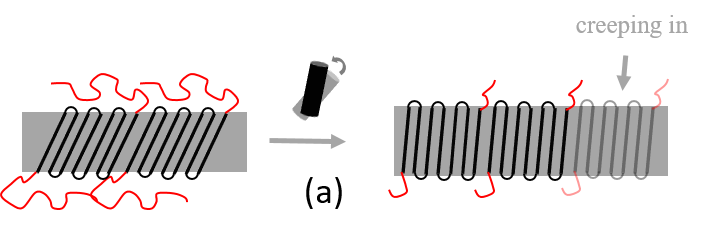
#> input picture docs/python/oldButImportant/figure/subfigures/folding1.png, 711 x 236 px
$ python addImage.py
#> lines starting #> are read from the running program, lines starting #| are printed output that depends on the picture
import matplotlib.pyplot as plt

im1 = plt.imread('subfigures/folding1.png')
#> im1 is the input picture: shape (236, 711, 4) float32; mean R, G, B, A 0.126, 0.108, 0.108, 0.227
im2 = plt.imread('subfigures/folding2.png')
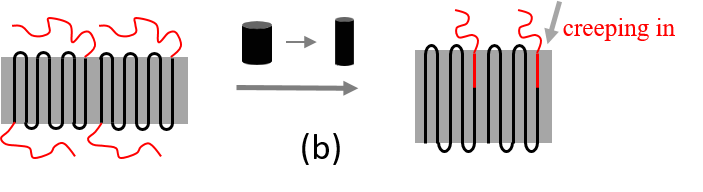
#> input picture docs/python/oldButImportant/figure/subfigures/folding2.png, 703 x 192 px
#> im2 is the input picture: shape (192, 703, 4) float32; mean R, G, B, A 0.124, 0.101, 0.101, 0.235

fig,ax=plt.subplots(2,1)

ax[0].imshow(im1)
ax[0].axis('off')
ax[0].text(0.1,0.1,'a',transform=ax[0].transAxes)
ax[1].imshow(im2)
ax[1].axis('off')
#plt.savefig('foldingall1.tif',dpi=300)


plt.show()
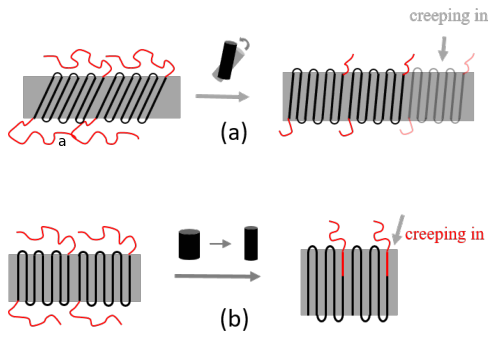
#> figure drawn by matplotlib, 2 panels
